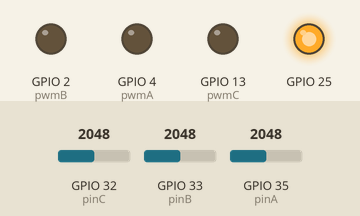
This program was run on a simulated ESP32. On the bench: output pins drawn as LEDs (lit = HIGH). The inputs (shaded band) are chosen by the test bench; at power-on: GPIO 32 (pinC) = 2048, GPIO 33 (pinB) = 2048, GPIO 35 (pinA) = 2048. What the program prints to the serial monitor is not drawn.

Above: at 5.5 s.
5.6 s: GPIO 32 (pinC) set to 1986
At 5.99 s:
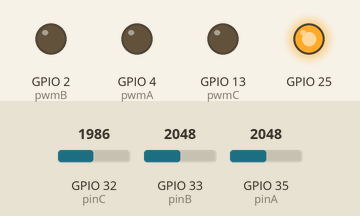
8.6 s: GPIO 33 (pinB) set to 1228
At 11.42 s:
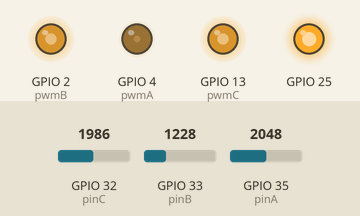
Timing chart, 0 to 11.3 s (numbered marks = the images above; inputs shaded):
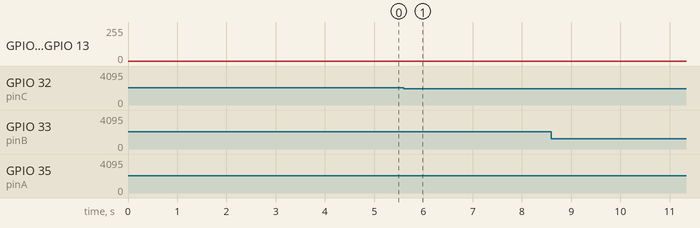

Measured:
- after the input at 5.6 s, GPIO 2 (pwmB): stays 0/255 (without the input it goes to 88/255 after 1.0 s); GPIO 4 (pwmA): stays 0/255 (without the input it goes to 211/255 after 1.0 s); GPIO 13 (pwmC): stays 0/255 (without the input it goes to 87/255 after 1.0 s)

The program:

main.cpp
```cpp
#include<arduino.h>
#include"InlineCurrent.h"

CurrSense CS_M0= CurrSense(0);
int pwmA = 4;
int pwmB = 2;
int pwmC = 13;

//初始变量及函数定义
#define _constrain(amt,low,high) ((amt)<(low)?(low):((amt)>(high)?(high):(amt)))
//宏定义实现的一个约束函数,用于限制一个值的范围。
//具体来说，该宏定义的名称为 _constrain，接受三个参数 amt、low 和 high，分别表示要限制的值、最小值和最大值。该宏定义的实现使用了三元运算符，根据 amt 是否小于 low 或大于 high，返回其中的最大或最小值，或者返回原值。
//换句话说，如果 amt 小于 low，则返回 low；如果 amt 大于 high，则返回 high；否则返回 amt。这样，_constrain(amt, low, high) 就会将 amt 约束在 [low, high] 的范围内。
float voltage_power_supply=12.6;
float shaft_angle=0,open_loop_timestamp=0;
float zero_electric_angle=0,Ualpha,Ubeta=0,Ua=0,Ub=0,Uc=0,dc_a=0,dc_b=0,dc_c=0;


void setup() {
  Serial.begin(115200);
  CS_M0.init();
  pinMode(pwmA, OUTPUT);
  pinMode(pwmB, OUTPUT);
  pinMode(pwmC, OUTPUT);
  ledcAttachPin(pwmA, 0);
  ledcAttachPin(pwmB, 1);
  ledcAttachPin(pwmC, 2);
  ledcSetup(0, 30000, 8);  //pwm频道, 频率, 精度
  ledcSetup(1, 30000, 8);  //pwm频道, 频率, 精度
  ledcSetup(2, 30000, 8);  //pwm频道, 频率, 精度
  Serial.println("完成PWM初始化设置");
  delay(3000);
  pinMode(25, OUTPUT);     //使能引脚设置高电平
}

// 电角度求解
float _electricalAngle(float shaft_angle, int pole_pairs) {
  return (shaft_angle * pole_pairs);
}

// 归一化角度到 [0,2PI]
float _normalizeAngle(float angle){
  float a = fmod(angle, 2*PI);   //取余运算可以用于归一化，列出特殊值例子算便知
  return a >= 0 ? a : (a + 2*PI);
  //三目运算符。格式：condition ? expr1 : expr2
  //其中，condition 是要求值的条件表达式，如果条件成立，则返回 expr1 的值，否则返回 expr2 的值。可以将三目运算符视为 if-else 语句的简化形式。
  //fmod 函数的余数的符号与除数相同。因此，当 angle 的值为负数时，余数的符号将与 _2PI 的符号相反。也就是说，如果 angle 的值小于 0 且 _2PI 的值为正数，则 fmod(angle, _2PI) 的余数将为负数。
  //例如，当 angle 的值为 -PI/2，_2PI 的值为 2PI 时，fmod(angle, _2PI) 将返回一个负数。在这种情况下，可以通过将负数的余数加上 _2PI 来将角度归一化到 [0, 2PI] 的范围内，以确保角度的值始终为正数。
}

// 设置PWM到控制器输出
void setPwm(float Ua, float Ub, float Uc) {

  // 计算占空比
  // 限制占空比从0到1
  dc_a = _constrain(Ua / voltage_power_supply, 0.0f , 1.0f );
  dc_b = _constrain(Ub / voltage_power_supply, 0.0f , 1.0f );
  dc_c = _constrain(Uc / voltage_power_supply, 0.0f , 1.0f );

  //写入PWM到PWM 0 1 2 通道
  ledcWrite(0, dc_a*255);
  ledcWrite(1, dc_b*255);
  ledcWrite(2, dc_c*255);
}

void setPhaseVoltage(float Uq,float Ud, float angle_el) {
  angle_el = _normalizeAngle(angle_el + zero_electric_angle);
  // 帕克逆变换
  Ualpha =  -Uq*sin(angle_el);
  Ubeta =   Uq*cos(angle_el);

  // 克拉克逆变换
  Ua = Ualpha + voltage_power_supply/2;
  Ub = (sqrt(3)*Ubeta-Ualpha)/2 + voltage_power_supply/2;
  Uc = (-Ualpha-sqrt(3)*Ubeta)/2 + voltage_power_supply/2;
  setPwm(Ua,Ub,Uc);
}

//开环速度函数
float velocityOpenloop(float target_velocity){
  unsigned long now_us = micros();  //获取从开启芯片以来的微秒数，它的精度是 4 微秒。 micros() 返回的是一个无符号长整型（unsigned long）的值

  //计算当前每个Loop的运行时间间隔
  float Ts = (now_us - open_loop_timestamp) * 1e-6f;

  //由于 micros() 函数返回的时间戳会在大约 70 分钟之后重新开始计数，在由70分钟跳变到0时，TS会出现异常，因此需要进行修正。如果时间间隔小于等于零或大于 0.5 秒，则将其设置为一个较小的默认值，即 1e-3f
  if(Ts <= 0 || Ts > 0.5f) Ts = 1e-3f;


  // 通过乘以时间间隔和目标速度来计算需要转动的机械角度，存储在 shaft_angle 变量中。在此之前，还需要对轴角度进行归一化，以确保其值在 0 到 2π 之间。
  shaft_angle = _normalizeAngle(shaft_angle + target_velocity*Ts);
  //以目标速度为 10 rad/s 为例，如果时间间隔是 1 秒，则在每个循环中需要增加 10 * 1 = 10 弧度的角度变化量，才能使电机转动到目标速度。
  //如果时间间隔是 0.1 秒，那么在每个循环中需要增加的角度变化量就是 10 * 0.1 = 1 弧度，才能实现相同的目标速度。因此，电机轴的转动角度取决于目标速度和时间间隔的乘积。

  // 使用早前设置的voltage_power_supply的1/3作为Uq值，这个值会直接影响输出力矩
  // 最大只能设置为Uq = voltage_power_supply/2，否则ua,ub,uc会超出供电电压限幅
  float Uq = voltage_power_supply/3;

  setPhaseVoltage(Uq,  0, _electricalAngle(shaft_angle, 7));

  open_loop_timestamp = now_us;  //用于计算下一个时间间隔

  return Uq;
}


void loop() {
  digitalWrite(25, HIGH);
  // put your main code here, to run repeatedly:
  velocityOpenloop(5);

  CS_M0.getPhaseCurrents();//获取三相电流值
  Serial.printf("%f,%f,%f\n",CS_M0.current_a,CS_M0.current_b,CS_M0.current_c);
}
```

InlineCurrent.cpp
```cpp
#include <Arduino.h>
#include "InlineCurrent.h"


//  - shunt_resistor  - 分流电阻值
//  - gain  - 电流检测运算放大器增益
//  - phA   - A 相 adc 引脚
//  - phB   - B 相 adc 引脚
//  - phC   - C 相 adc 引脚（可选）


#define _ADC_VOLTAGE 3.3f            //ADC 电压
#define _ADC_RESOLUTION 4095.0f      //ADC 分辨率

// ADC 计数到电压转换比率求解
#define _ADC_CONV ( (_ADC_VOLTAGE) / (_ADC_RESOLUTION) )

#define NOT_SET -12345.0
#define _isset(a) ( (a) != (NOT_SET) )

CurrSense::CurrSense(int Mot_Num)
{
  if(Mot_Num==0)
  {
    pinA = 35;
    pinB = 33;
    pinC = 32;
    _shunt_resistor = 0.01;
    amp_gain  = 50;

    volts_to_amps_ratio = 1.0f /_shunt_resistor / amp_gain; // volts to amps

    // gains for each phase
    gain_a = volts_to_amps_ratio*-1;
    gain_b = volts_to_amps_ratio*-1;
    gain_c = volts_to_amps_ratio;
  }
  if(Mot_Num==1)
  {
    pinA = 35;
    pinB = 34;
    //int pinC;
    _shunt_resistor = 0.01;
    amp_gain  = 50;

    volts_to_amps_ratio = 1.0f /_shunt_resistor / amp_gain; // volts to amps

    // gains for each phase
    gain_a = volts_to_amps_ratio*-1;
    gain_b = volts_to_amps_ratio*-1;
    gain_c = volts_to_amps_ratio;
  }
}

//读取引脚adc值，并转化为电压值
float CurrSense::readADCVoltageInline(const int pinA){
  uint32_t raw_adc = analogRead(pinA);//adc函数
  return raw_adc * _ADC_CONV;
}
//初始化引脚配置
void CurrSense::configureADCInline(const int pinA,const int pinB, const int pinC){
  pinMode(pinA, INPUT);
  pinMode(pinB, INPUT);
  if( _isset(pinC) ) pinMode(pinC, INPUT);
}

// 查找 ADC 零偏移量的函数
void CurrSense::calibrateOffsets(){
    const int calibration_rounds = 1000;

    // 查找0电流时候的电压
    offset_ia = 0;
    offset_ib = 0;
    offset_ic = 0;
    // 读数1000次
    for (int i = 0; i < calibration_rounds; i++) {
        offset_ia += readADCVoltageInline(pinA);
        offset_ib += readADCVoltageInline(pinB);
        if(_isset(pinC)) offset_ic += readADCVoltageInline(pinC);
        delay(1);
    }
    // 求平均，得到误差
    offset_ia = offset_ia / calibration_rounds;
    offset_ib = offset_ib / calibration_rounds;
    if(_isset(pinC)) offset_ic = offset_ic / calibration_rounds;
}

void CurrSense::init(){
    // 配置函数
    configureADCInline(pinA,pinB,pinC);
    // 校准
    calibrateOffsets();
}


// 读取全部三相电流

void CurrSense::getPhaseCurrents(){
    current_a = (readADCVoltageInline(pinA) - offset_ia)*gain_a;// amps电压值减去偏移量在除于放大倍数和除于电阻值得到电流值
    current_b = (readADCVoltageInline(pinB) - offset_ib)*gain_b;// amps
    current_c = (!_isset(pinC)) ? 0 : (readADCVoltageInline(pinC) - offset_ic)*gain_c; // amps
}
```

InlineCurrent.h
```cpp
#include <Arduino.h>
//电流环类
class CurrSense
{
  public:
    CurrSense(int Mot_Num);//创建对象时必须提供实参
    float readADCVoltageInline(const int pinA);//读取引脚adc值并转化为电压
    void configureADCInline(const int pinA,const int pinB, const int pinC);//初始化引脚配置
    void calibrateOffsets();//在零电流的时候采样1000个点计算偏移量
    void init();//配置引脚加计算偏移量
    void getPhaseCurrents();
    float current_a,current_b,current_c;
    int pinA;
    int pinB;
    int pinC;
    float offset_ia;
    float offset_ib;
    float offset_ic;
    float _shunt_resistor;
    float amp_gain;

    float volts_to_amps_ratio;

    float gain_a;
    float gain_b;
    float gain_c;
  private:
    int _Mot_Num;
};
```
